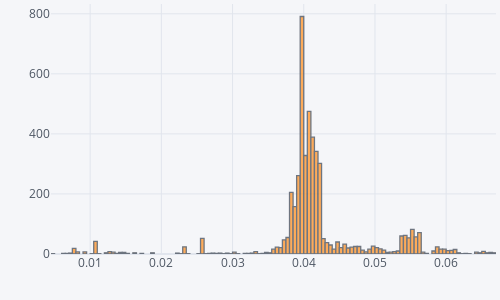

The notebook cell this image was saved under:
### Code cell
games_data[[book+"_vig"]].iplot(kind='histogram')

### Figure 1 — Plotly figure (JSON) as saved in the notebook; plotly's stock layout.template omitted (floating-point values rounded to 4 significant figures; data arrays with more than 128 entries replaced by an {"elided": "..."} marker saying what was removed)
{"data": [{"histfunc": "count", "histnorm": "", "marker": {"color": "rgba(255, 153, 51, 1.0)", "line": {"color": "#4D5663", "width": 1.3}}, "name": "FD_vig", "opacity": 0.8, "orientation": "v", "type": "histogram", "x": {"elided": "7029 float values"}}], "layout": {"barmode": "overlay", "height": 300, "legend": {"bgcolor": "#F5F6F9", "font": {"color": "#4D5663"}}, "margin": {"b": 4, "l": 4, "r": 4, "t": 4}, "paper_bgcolor": "#F5F6F9", "plot_bgcolor": "#F5F6F9", "title": {"font": {"color": "#4D5663"}}, "width": 500, "xaxis": {"gridcolor": "#E1E5ED", "showgrid": true, "tickfont": {"color": "#4D5663"}, "title": {"font": {"color": "#4D5663"}, "text": ""}, "zerolinecolor": "#E1E5ED"}, "yaxis": {"gridcolor": "#E1E5ED", "showgrid": true, "tickfont": {"color": "#4D5663"}, "title": {"font": {"color": "#4D5663"}, "text": ""}, "zerolinecolor": "#E1E5ED"}}}
